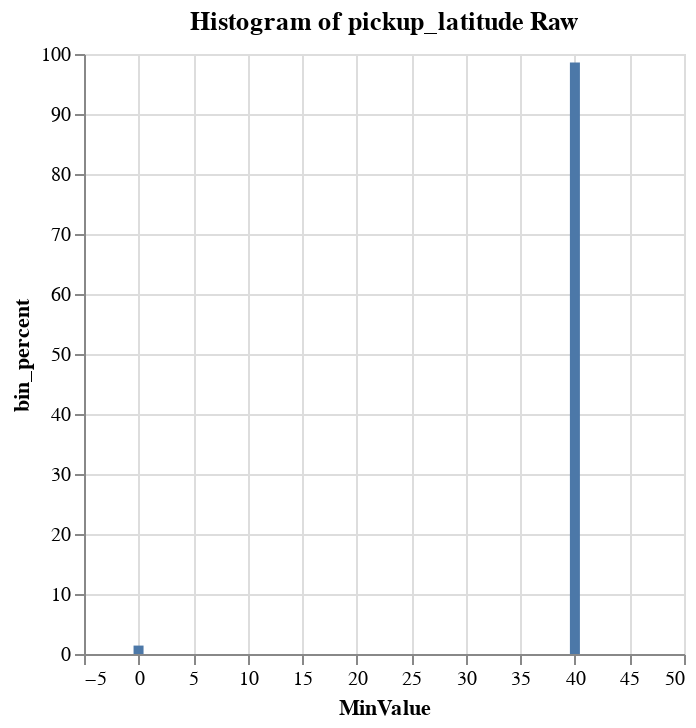

Write notebook code for a chart like this one.
### Code cell
%chart x = MinValue, y = bin_percent, title = "Histogram of pickup_latitude Raw"

### Figure 1 — Vega-Lite specification as saved in the notebook (floating-point values rounded to 4 significant figures)
{"$schema": "https://vega.github.io/schema/vega-lite/v3.json", "data": {"format": {"type": "csv"}, "values": "\"ColumnName\",\"Label\",\"MinValue\",\"MaxValue\",\"CountOfValues\",\"Bin_Percent\"\n\"pickup_latitude\",\"3\",\"15\",\"20\",\"0\",\"0\"\n\"pickup_latitude\",\"8\",\"40\",\"45\",\"473779\",\"98.59406702945675\"\n\"pickup_latitude\",\"5\",\"25\",\"30\",\"0\",\"0\"\n\"pickup_latitude\",\"2\",\"10\",\"15\",\"0\",\"0\"\n\"pickup_latitude\",\"1\",\"5\",\"10\",\"0\",\"0\"\n\"pickup_latitude\",\"9\",\"45\",\"50\",\"1\",\"0.00020810138699574432\"\n\"pickup_latitude\",\"7\",\"35\",\"40\",\"1\",\"0.00020810138699574432\"\n\"pickup_latitude\",\"4\",\"20\",\"25\",\"1\",\"0.00020810138699574432\"\n\"pickup_latitude\",\"6\",\"30\",\"35\",\"5\",\"0.0010405069349787215\"\n\"pickup_latitude\",\"0\",\"0\",\"5\",\"6748\",\"1.4042681594472826\"\n"}, "encoding": {"x": {"axis": {"grid": true, "title": "MinValue"}, "field": "MinValue", "type": "quantitative"}, "y": {"axis": {"grid": true, "title": "bin_percent"}, "field": "Bin_Percent", "type": "quantitative"}}, "mark": {"color": "#4C78A8", "type": "bar"}, "title": "Histogram of pickup_latitude Raw"}
